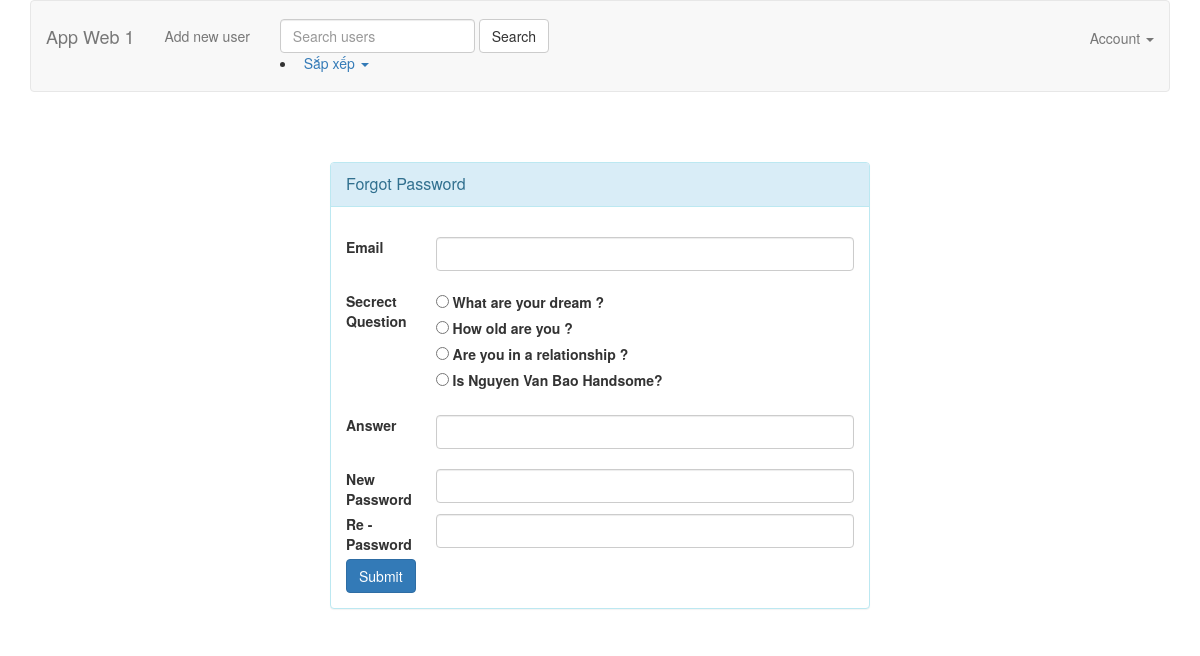
/forgot_password.php, run on the app's committed database.
### tables this page shows
CREATE TABLE IF NOT EXISTS `question` (
  `id` int(11) NOT NULL AUTO_INCREMENT,
  `question` text NOT NULL,
  PRIMARY KEY (`id`)
);

### models/UserModel.php (called while the page is built, shortened)
<?php
require_once 'BaseModel.php';
class UserModel extends BaseModel
{
    public function getQuestion()
    {
        $sql = 'SELECT * FROM `question`';
        $question = $this->select($sql);
        return $question;
    }
}

### models/BaseModel.php (called while the page is built, shortened)
<?php
abstract class BaseModel {
    protected static $_connection;
    public function __construct() {
        if (!isset(self::$_connection)) {
            self::$_connection = mysqli_connect(DB_HOST, DB_USER, DB_PASSWORD, DB_NAME,DB_PORT);
        }
    }
    protected function query($sql) {
        $result = self::$_connection->query($sql);
        return $result;
    }
    protected function select($sql) {
        $result = $this->query($sql);
        $rows = [];
        if (!empty($result)) {
            while ($row = $result->fetch_assoc()) {
                $rows[] = $row;
            }
        }
        return $rows;
    }
}

### forgot_password.php (the view, shortened to what this page needs)
<?php
require_once 'models/UserModel.php';
$userModel = new UserModel();
$question = $userModel->getQuestion();
?>
<!DOCTYPE html>
<html>
<head>
    <?php include 'views/meta.php' ?>
</head>
<body>
    <?php include 'views/header.php' ?>
    <div class="container">
        <div id="loginbox" style="margin-top:50px;" class="mainbox col-md-6 col-md-offset-3 col-sm-8 col-sm-offset-2">
            <div class="panel panel-info">
                <div class="panel-heading">
                    <div class="panel-title">Forgot Password</div>
                </div>
                <div style="padding-top:30px" class="panel-body">
                    <form action="" method="POST">
                        <div class="row mb-3">
                            <label for="inputEmail3" class="col-sm-2 col-form-label">Email</label>
                            <div class="col-sm-10">
                                <input type="email" name="email" class="form-control" id="inputEmail3">
                            </div>
                        </div>
                        <br>
                        <div class="row mb-3">
                            <label for="inputPassword3" class="col-sm-2 col-form-label">Secrect Question</label>
                            <div class="col-sm-10">
                                <?php
                                foreach ($question as $value) { ?>
                                    <div class="form-check">
                                        <input class="form-check-input" value="<?php echo $value['id'] ?>" type="radio" name="secrect_question" id="flexRadioDefault1">
                                        <label class="form-check-label" for="flexRadioDefault1">
                                            <?php echo $value['question'] ?>
                                        </label>
                                    </div>
                                <?php }
                                ?>
                            </div>
                        </div>
                        <br>
                        <div class="row mb-3">
                            <label for="inputEmail3" class="col-sm-2 col-form-label">Answer</label>
                            <div class="col-sm-10">
                                <input type="text" class="form-control" name="answer" id="answer">
                            </div>
                        </div>
                        <br>
                        <div class="row mb-3">
                            <label for="inputEmail3" class="col-sm-2 col-form-label">New Password</label>
                            <div class="col-sm-10">
                                <input type="password" name="password" class="form-control" id="inputEmail3">
                            </div>
                        </div>
                        <div class="row mb-3">
                            <label for="inputEmail3" class="col-sm-2 col-form-label">Re - Password</label>
                            <div class="col-sm-10">
                                <input type="password" class="form-control" id="inputEmail3">
                            </div>
                        </div>
                        <button type="submit" name="submit" value="submit" class="btn btn-primary">Submit</button>
                    </form>
                </div>
            </div>
        </div>
    </div>
</body>
</html>

### public/css/styles.css (style rules this page uses)
.btn { padding: 10px; font-size: 15px; color: white; background: #5F9EA0; border: none; border-radius: 5px; }

### data on the page
question: question "What are your dream ?"
question: question "How old are you ?"
question: question "Are you in a relationship ?"
question: question "Is Nguyen Van Bao Handsome?"
